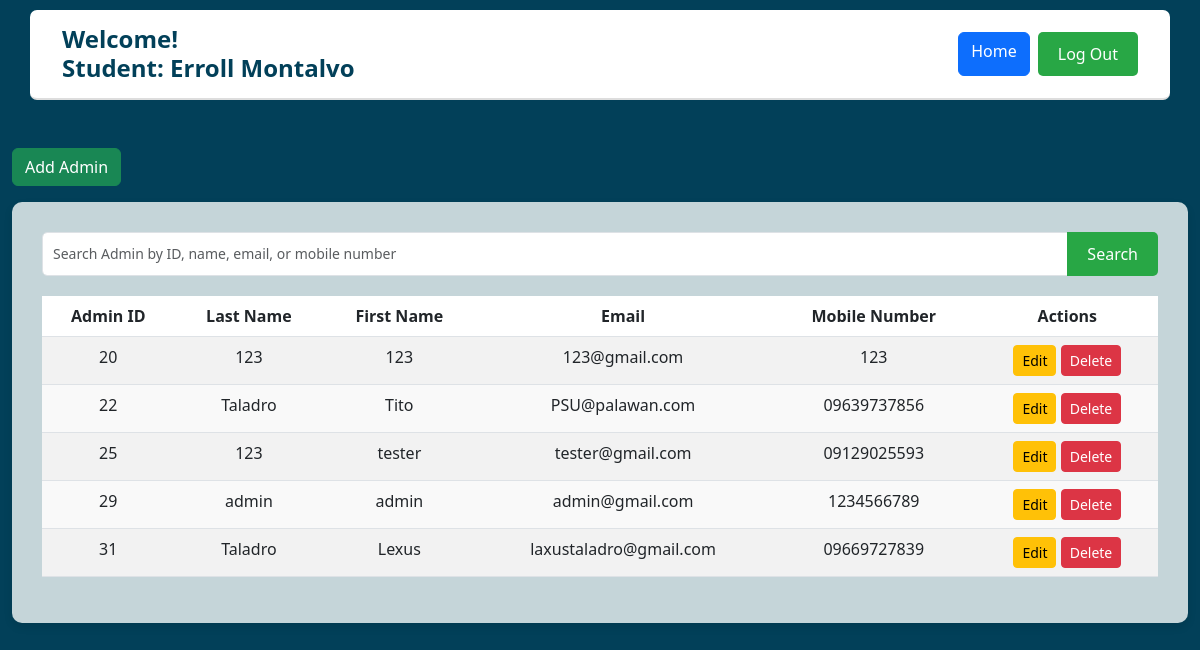
Screenshot of /admin_crud.php (signed in) with the database file from the repository.
### tables this page shows
CREATE TABLE `users` (
  `user_id` int(5) NOT NULL,
  `first_name` varchar(250) NOT NULL,
  `last_name` varchar(250) NOT NULL,
  `mobile_number` varchar(11) NOT NULL,
  `email` varchar(100) NOT NULL,
  `password` varchar(100) NOT NULL,
  `role` enum('Admin','Student') NOT NULL,
  `otp` varchar(6) DEFAULT NULL,
  `otp_expiry` datetime DEFAULT NULL,
  `is_verified` tinyint(1) DEFAULT 0
);

### admin_crud.php (the view, shortened to what this page needs)
<?php
include ('base.php');
?>
    <div class="container mt-5">
        <button class="btn btn-success mb-3" data-bs-toggle="modal" data-bs-target="#addAdminModal">Add Admin</button>
        <?php
$search = isset($_GET['search']) ? $conn->real_escape_string($_GET['search']) : '';
$query = "
    SELECT user_id, first_name, last_name, email, mobile_number
    FROM users
    WHERE role = 'Admin'
";
$result = $conn->query($query);
?>
<div class="dashboard-container">
    <form method="get" action="" class="mb-3">
        <div class="input-group">
            <input type="text" name="search" id="searchInput" class="form-control"
                   placeholder="Search Admin by ID, name, email, or mobile number"
                   value="<?php echo htmlspecialchars($search); ?>">
            <button type="submit" class="btn btn-primary">Search</button>
        </div>
    </form>
    <table class="table table-striped">
        <thead>
            <tr>
                <th>Admin ID</th>
                <th>Last Name</th>
                <th>First Name</th>
                <th>Email</th>
                <th>Mobile Number</th>
                <th>Actions</th>
            </tr>
        </thead>
        <tbody>
            <?php if ($result && $result->num_rows > 0): ?>
                <?php while ($row = $result->fetch_assoc()): ?>
                    <tr>
                        <td><?php echo $row['user_id']; ?></td>
                        <td><?php echo $row['last_name']; ?></td>
                        <td><?php echo $row['first_name']; ?></td>
                        <td><?php echo $row['email']; ?></td>
                        <td><?php echo $row['mobile_number']; ?></td>
                        <td>
                            <button
                                class="btn btn-warning btn-sm"
                                data-bs-toggle="modal"
                                data-bs-target="#editModal<?php echo $row['user_id']; ?>">
                                Edit
                            </button>
                            <button class="btn btn-danger btn-sm"
                                    data-bs-toggle="modal"
                                    data-bs-target="#deleteModal-<?php echo $row['user_id']; ?>">
                                Delete
                            </button>
                        </td>
                    </tr>
                <?php endwhile; ?>
            <?php else: ?>
                <tr>
                    <td colspan="6">No admins found.</td>
                </tr>
            <?php endif; ?>
        </tbody>
    </table>
</div>
</body>
</html>

### rows the page displays
users: user_id "20", last_name "123", first_name "123", email "123@gmail.com", mobile_number "123"
users: user_id "22", last_name "Taladro", first_name "Tito", email "PSU@palawan.com", mobile_number "09639737856"
users: user_id "25", last_name "123", first_name "tester", email "tester@gmail.com", mobile_number "09129025593"
users: user_id "29", last_name "admin", first_name "admin", email "admin@gmail.com", mobile_number "1234566789"
users: user_id "31", last_name "Taladro", first_name "Lexus", email "laxustaladro@gmail.com", mobile_number "09669727839"

### other values shown
$user_role "Student"
$user_first "Erroll"
$user_last "Montalvo"
